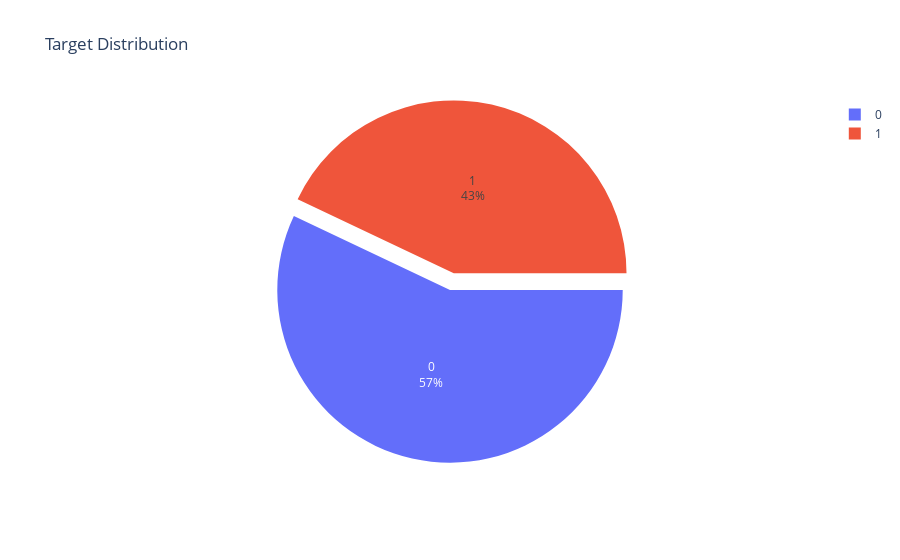

The code cell stored with this chart in its notebook:
### Code cell
# Class balance
import plotly.express as px
fig = px.pie(train, names = 'target', title = 'Target Distribution')
fig.update_traces(rotation=90, pull = [0.1], textinfo = "percent+label")
fig.show()

### Figure 1 — Plotly figure (JSON) as saved in the notebook; plotly's stock layout.template omitted (floating-point values rounded to 4 significant figures; data arrays with more than 128 entries replaced by an {"elided": "..."} marker saying what was removed)
{"data": [{"domain": {"x": [0, 1], "y": [0, 1]}, "hovertemplate": "target=%{label}<extra></extra>", "labels": {"elided": "7613 int values"}, "legendgroup": "", "name": "", "showlegend": true, "type": "pie", "pull": [0.1], "rotation": 90, "textinfo": "percent+label"}], "layout": {"legend": {"tracegroupgap": 0}, "title": {"text": "Target Distribution"}}}
